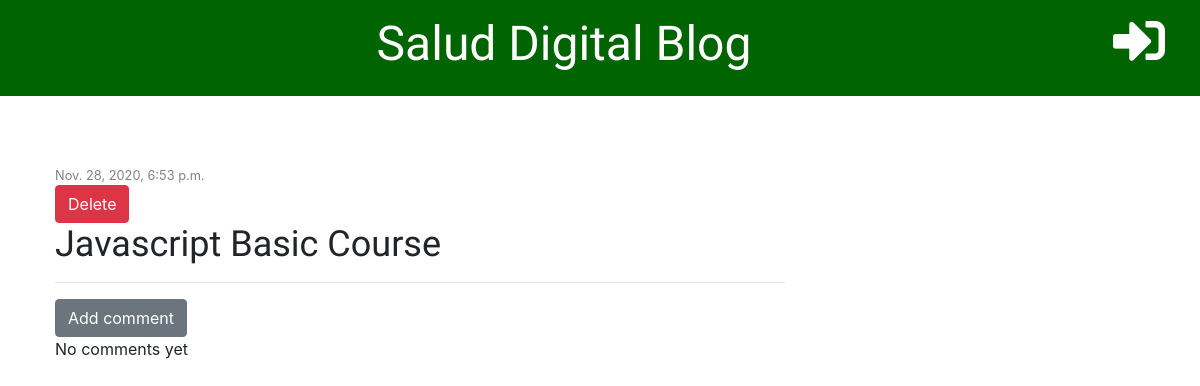
/post/5/, run on the app's committed database.
### blog/models.py (models this page shows, shortened)
class Post(models.Model):
    author = models.ForeignKey('auth.User', on_delete=models.CASCADE)
    title = models.CharField(max_length=200)
    text = models.TextField()
    date = models.DateTimeField(default=timezone.now)
    published_date = models.DateTimeField(blank=True, null=True)

### blog/views.py (the view)
# urls.py: path('post/<int:pk>/', views.post_detail, name='post_detail'),
def post_detail(request, pk):
    post = get_object_or_404(Post, pk=pk)
    stuff_for_frontend = {'post' : post}
    return render(request, 'blog/post_detail.html', stuff_for_frontend)

### blog/templatetags/markdownify.py (called while the page is built)
@register.filter
def markdown(value):
    renderer = HighlightRenderer()
    markdown = mistune.Markdown(renderer=renderer)
    return markdown(value)

### blog/templates/blog/post_detail.html (shortened to what this page needs)
{% extends 'blog/base.html' %}
{% load markdownify %}
{% block content %}
    <div class="posts">
            {% if post.published_date %}
                <div class="date">
                {{ post.published_date }}
                </div>
            {% else %}
                <button><a href="{% url 'post_publish' pk=post.pk %}" class="btn btn-primary">Publish</a></button>
            {% endif %}
    <a href="{% url 'post_delete' pk=post.pk %}" class="btn btn-danger" onclick="return confirm('Are you sure ypou want to delete this post?')">Delete</a>
        <h2>{{post.title}}</h2>
    </div>
    <hr>
    <a href="{% url 'add_comment_to_post' pk=post.pk %}" class="btn btn-secondary">Add comment</a>
    {% for comment in post.comments.all %}
        {% if user.is_authenticated or comment.approved %}
        <div class="comment">
            <div class="date">
                {{comment.date}}
            </div>
            {% if not comment.approved and user.is_superuser %}
                <a h href="{% url 'comment_approve' pk=comment.pk %}"><i class="fas fa-check"></i></a>
                <a href="{% url 'comment_remove' pk=comment.pk %}" class="btn btn-danger"><i class="fas fa-trash-alt"></i></a>
            {% endif %}
                <strong>{{comment.author}}</strong>
                <p>{{comment.text|markdown|safe}} </p>
        </div>
        {% endif %}
    {% empty %}
            <p>No comments yet</p>
    {% endfor %}
{% endblock %}

### blog/static/css/blog.css (style rules this page uses)
h1, h2, h3, h4 { font-family: 'Tangerine', 'Inconsolata', 'Droid Sans', serif; font-size: 36px; }
.date { color: #828282; font-size: 0.8em; }
.posts { margin-top: 70px; }

### data on the page
Post: published_date "Nov. 28, 2020, 6:53 p.m.", title "Javascript Basic Course"
